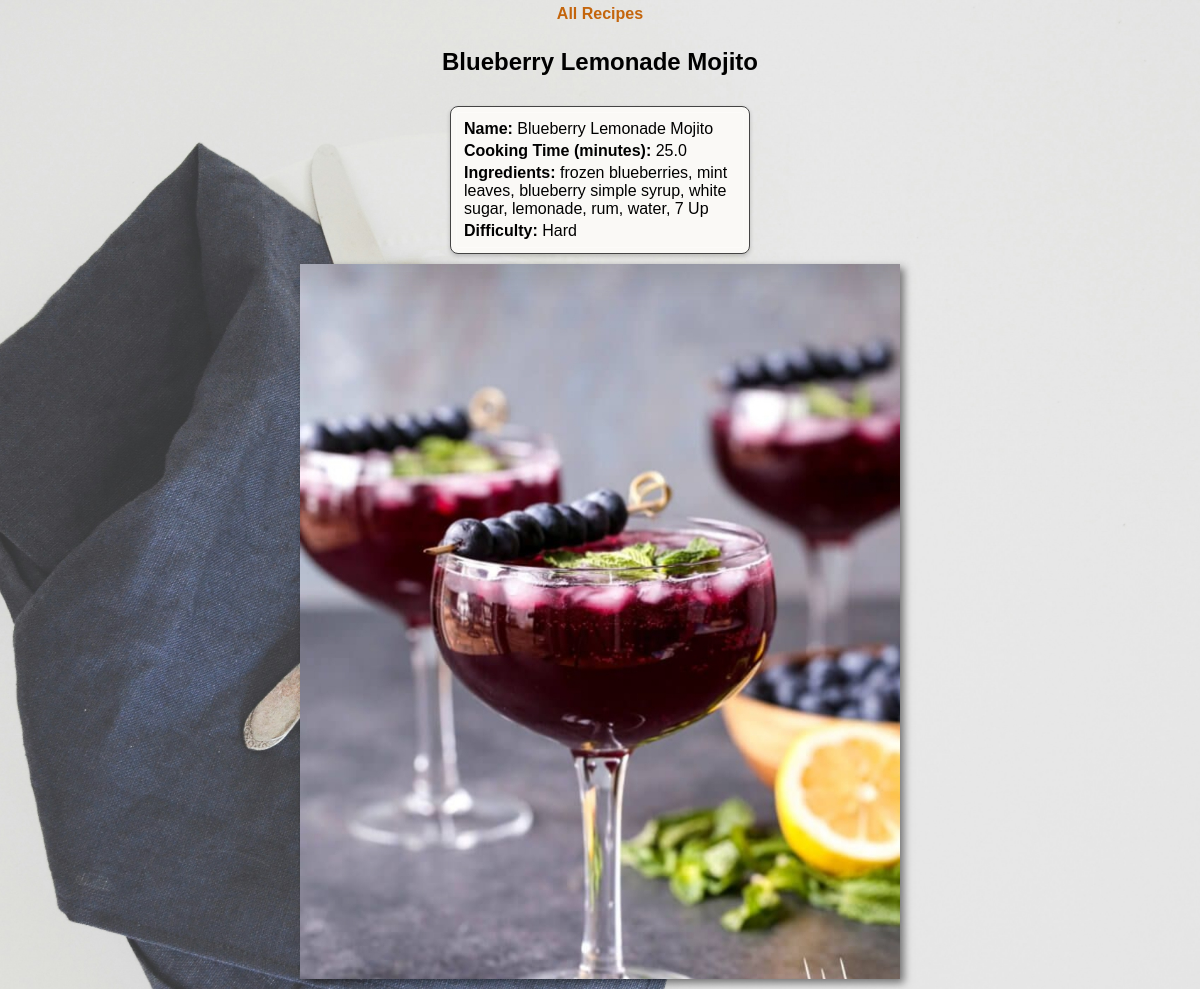
The app's page /recipes/12 (signed in) with its own data.
### recipes/models.py (models this page shows, shortened)
class Recipe(models.Model):
    name = models.CharField(max_length=120)
    ingredients = models.TextField(help_text="Separate ingredients by a comma")
    cooking_time = models.FloatField(help_text="minutes")
    pic = models.ImageField(upload_to="recipes", default="no_picture.jpg")
    difficulty = models.CharField(max_length=20, choices=difficulty_choices, default="Easy")

### recipes/views.py (the view)
# urls.py: path('recipes/<pk>', RecipeDetailView.as_view(), name='recipes_detail'),
class RecipeDetailView(LoginRequiredMixin, DetailView):
   model = Recipe
   template_name = "recipes/recipes_detail.html"
   context_object_name = 'recipes_detail'
   ordering = ['name']
   def get_context_data(self, **kwargs):
      context = super().get_context_data(**kwargs)
      context['form'] = SearchForm()
      return context

### recipes/templates/recipes/recipes_detail.html (shortened to what this page needs)
{% load static %}
<!DOCTYPE html>
<html lang="en">
<head>
</head>
<body>
    <nav class="navigation-list">
        <ul role="menubar">
            <li style="float:right"><a class="active" href="{% url 'recipes:recipes_list' %}">All Recipes</a></li>
        </ul>
    </nav>
    <h2>{{object.name}}</h2>
    <table>
        <tbody>
            <tr>
                <td><strong>Name:</strong> {{object.name}} </td>
            </tr>
            <tr>
                <td><strong>Cooking Time (minutes):</strong> {{object.cooking_time}}</td>
            </tr>
            <tr>
                <td><strong>Ingredients:</strong> {{object.ingredients}}</td>
            </tr>
            <tr>
                <td><strong>Difficulty: </strong>{{object.difficulty}}</td>
            </tr>
        </tbody>
    </table>
    <img src="{{object.pic.url}}" class="recipe-image" />
</body>
</html>

### records on screen
Recipe: name "Blueberry Lemonade Mojito", cooking_time "25.0", ingredients "frozen blueberries, mint leaves, blueberry simple syrup, white sugar, lemonade, rum, water, 7 Up", difficulty "Hard", pic (picture)
